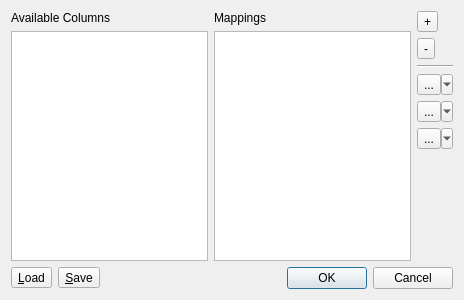
<?xml version="1.0" encoding="UTF-8"?>
<ui version="4.0">
 <class>AddColumnsByFormulaeDialog</class>
 <widget class="QDialog" name="AddColumnsByFormulaeDialog">
  <property name="geometry">
   <rect>
    <x>0</x>
    <y>0</y>
    <width>464</width>
    <height>300</height>
   </rect>
  </property>
  <property name="windowTitle">
   <string>Add Columns By Formulae</string>
  </property>
  <layout class="QGridLayout" name="gridLayout">
   <item row="3" column="0">
    <widget class="QTableWidget" name="tblAlias">
     <property name="alternatingRowColors">
      <bool>true</bool>
     </property>
     <attribute name="verticalHeaderVisible">
      <bool>false</bool>
     </attribute>
    </widget>
   </item>
   <item row="2" column="0">
    <widget class="QLabel" name="label">
     <property name="text">
      <string>Available Columns</string>
     </property>
    </widget>
   </item>
   <item row="3" column="1">
    <widget class="QTableWidget" name="tblMappings">
     <property name="alternatingRowColors">
      <bool>true</bool>
     </property>
     <property name="selectionBehavior">
      <enum>QAbstractItemView::SelectRows</enum>
     </property>
     <property name="sortingEnabled">
      <bool>true</bool>
     </property>
    </widget>
   </item>
   <item row="8" column="0">
    <layout class="QHBoxLayout" name="horizontalLayout">
     <item>
      <widget class="QToolButton" name="btLoadMappings">
       <property name="toolTip">
        <string>Load mapping from a file</string>
       </property>
       <property name="statusTip">
        <string>Load mapping from a file</string>
       </property>
       <property name="text">
        <string>&amp;Load</string>
       </property>
       <property name="icon">
        <iconset resource="ui.qrc">
         <normaloff>:/icons/images/document-open.svg</normaloff>:/icons/images/document-open.svg</iconset>
       </property>
      </widget>
     </item>
     <item>
      <widget class="QToolButton" name="btSaveMappings">
       <property name="toolTip">
        <string>Save mapping to a file</string>
       </property>
       <property name="statusTip">
        <string>Save mapping to a file</string>
       </property>
       <property name="text">
        <string>&amp;Save</string>
       </property>
       <property name="icon">
        <iconset resource="ui.qrc">
         <normaloff>:/icons/images/document-save-as.svg</normaloff>:/icons/images/document-save-as.svg</iconset>
       </property>
      </widget>
     </item>
     <item>
      <spacer name="horizontalSpacer">
       <property name="orientation">
        <enum>Qt::Horizontal</enum>
       </property>
       <property name="sizeHint" stdset="0">
        <size>
         <width>40</width>
         <height>20</height>
        </size>
       </property>
      </spacer>
     </item>
    </layout>
   </item>
   <item row="2" column="1">
    <layout class="QHBoxLayout" name="horizontalLayout_2">
     <item>
      <widget class="QLabel" name="label_2">
       <property name="text">
        <string>Mappings</string>
       </property>
      </widget>
     </item>
    </layout>
   </item>
   <item row="2" column="2" rowspan="2">
    <layout class="QVBoxLayout" name="verticalLayout">
     <item>
      <widget class="QToolButton" name="btAddMapping">
       <property name="toolTip">
        <string>Add a new mapping at the end of the list</string>
       </property>
       <property name="statusTip">
        <string>Add a new mapping at the end of the list</string>
       </property>
       <property name="text">
        <string>+</string>
       </property>
       <property name="icon">
        <iconset resource="ui.qrc">
         <normaloff>:/icons/images/list-add.svg</normaloff>:/icons/images/list-add.svg</iconset>
       </property>
      </widget>
     </item>
     <item>
      <widget class="QToolButton" name="btRemoveMappings">
       <property name="toolTip">
        <string>Remove selected mappings from the list</string>
       </property>
       <property name="statusTip">
        <string>Remove selected mappings from the list</string>
       </property>
       <property name="text">
        <string>-</string>
       </property>
       <property name="icon">
        <iconset resource="ui.qrc">
         <normaloff>:/icons/images/list-remove.svg</normaloff>:/icons/images/list-remove.svg</iconset>
       </property>
      </widget>
     </item>
     <item>
      <widget class="Line" name="line">
       <property name="orientation">
        <enum>Qt::Horizontal</enum>
       </property>
      </widget>
     </item>
     <item>
      <widget class="QToolButton" name="btAddFunction">
       <property name="toolTip">
        <string>Add Function</string>
       </property>
       <property name="statusTip">
        <string>Add Function</string>
       </property>
       <property name="text">
        <string>...</string>
       </property>
       <property name="icon">
        <iconset resource="ui.qrc">
         <normaloff>:/icons/images/sigma.svg</normaloff>:/icons/images/sigma.svg</iconset>
       </property>
       <property name="popupMode">
        <enum>QToolButton::MenuButtonPopup</enum>
       </property>
      </widget>
     </item>
     <item>
      <widget class="QToolButton" name="btAddConstant">
       <property name="toolTip">
        <string>Add Constant</string>
       </property>
       <property name="statusTip">
        <string>Add Constant</string>
       </property>
       <property name="text">
        <string>...</string>
       </property>
       <property name="icon">
        <iconset resource="ui.qrc">
         <normaloff>:/icons/images/pi.svg</normaloff>:/icons/images/pi.svg</iconset>
       </property>
       <property name="popupMode">
        <enum>QToolButton::MenuButtonPopup</enum>
       </property>
      </widget>
     </item>
     <item>
      <widget class="QToolButton" name="btAddOperator">
       <property name="toolTip">
        <string>Add Operator</string>
       </property>
       <property name="statusTip">
        <string>Add Operator</string>
       </property>
       <property name="text">
        <string>...</string>
       </property>
       <property name="icon">
        <iconset resource="ui.qrc">
         <normaloff>:/icons/images/operator.svg</normaloff>:/icons/images/operator.svg</iconset>
       </property>
       <property name="popupMode">
        <enum>QToolButton::MenuButtonPopup</enum>
       </property>
      </widget>
     </item>
     <item>
      <spacer name="verticalSpacer">
       <property name="orientation">
        <enum>Qt::Vertical</enum>
       </property>
       <property name="sizeHint" stdset="0">
        <size>
         <width>20</width>
         <height>40</height>
        </size>
       </property>
      </spacer>
     </item>
    </layout>
   </item>
   <item row="8" column="1" colspan="2">
    <widget class="QDialogButtonBox" name="buttonBox">
     <property name="orientation">
      <enum>Qt::Horizontal</enum>
     </property>
     <property name="standardButtons">
      <set>QDialogButtonBox::Cancel|QDialogButtonBox::Ok</set>
     </property>
    </widget>
   </item>
  </layout>
 </widget>
 <resources>
  <include location="ui.qrc"/>
 </resources>
 <connections>
  <connection>
   <sender>buttonBox</sender>
   <signal>accepted()</signal>
   <receiver>AddColumnsByFormulaeDialog</receiver>
   <slot>accept()</slot>
   <hints>
    <hint type="sourcelabel">
     <x>248</x>
     <y>254</y>
    </hint>
    <hint type="destinationlabel">
     <x>157</x>
     <y>274</y>
    </hint>
   </hints>
  </connection>
  <connection>
   <sender>buttonBox</sender>
   <signal>rejected()</signal>
   <receiver>AddColumnsByFormulaeDialog</receiver>
   <slot>reject()</slot>
   <hints>
    <hint type="sourcelabel">
     <x>316</x>
     <y>260</y>
    </hint>
    <hint type="destinationlabel">
     <x>286</x>
     <y>274</y>
    </hint>
   </hints>
  </connection>
 </connections>
</ui>
